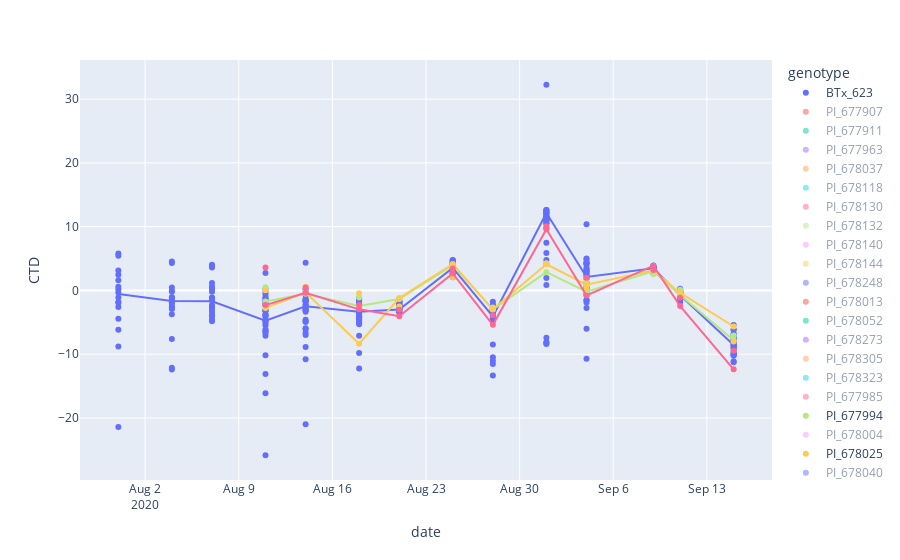

Notebook code cell kept with this figure:
### Code cell
px.scatter(mean_WW, x = 'date', y = 'CTD', color = 'genotype', trendline="lowess", trendline_options=dict(frac=0.1))
